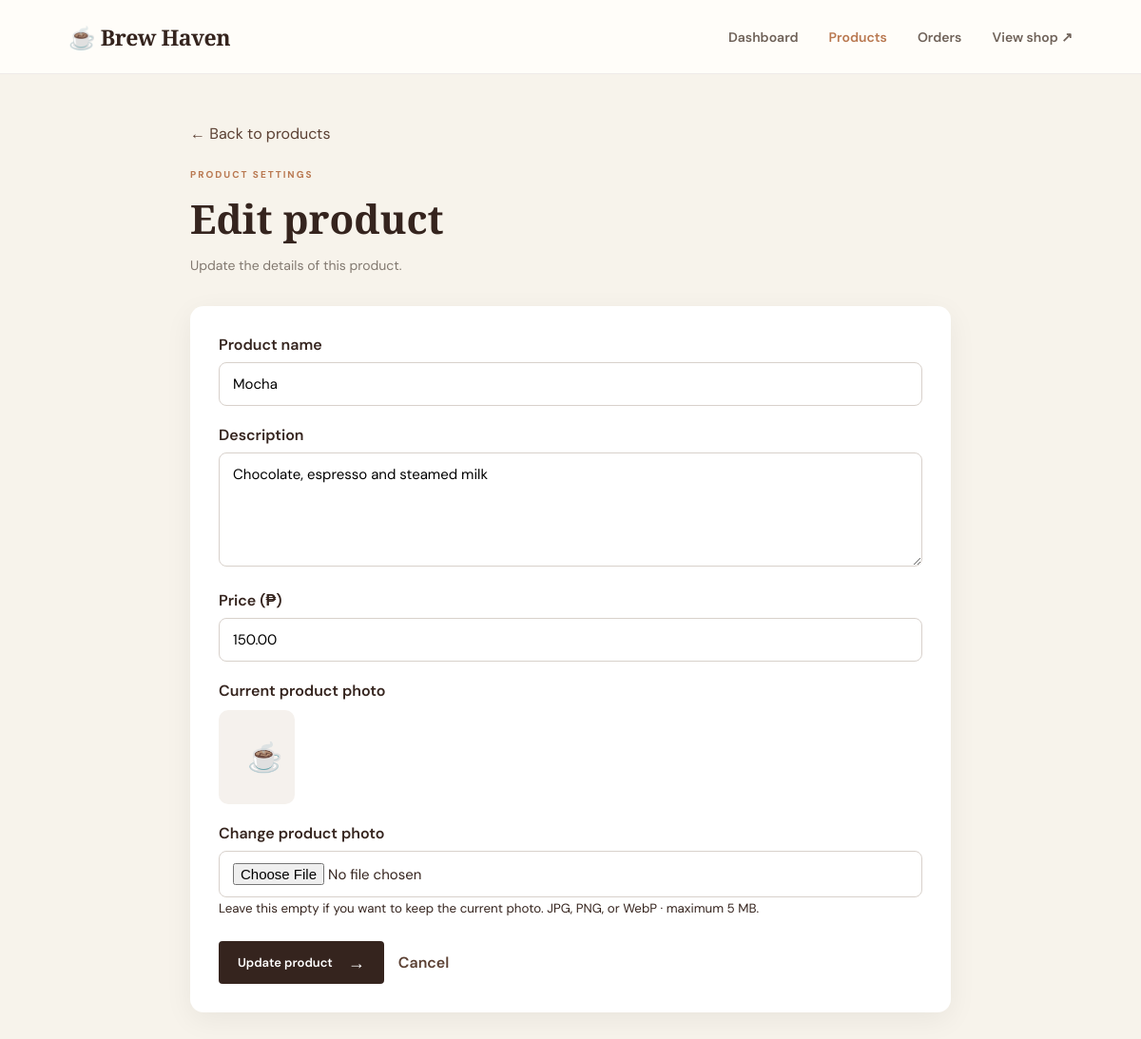
The app's page /edit_product.php?id=5 with its own data.
### tables this page shows
CREATE TABLE `products` (
  `id` int(11) NOT NULL,
  `name` varchar(100) NOT NULL,
  `description` text DEFAULT NULL,
  `price` decimal(10,2) NOT NULL,
  `image` varchar(255) DEFAULT NULL,
  `created_at` timestamp NOT NULL DEFAULT current_timestamp()
);

### edit_product.php (the view, shortened to what this page needs)
<?php
require_once __DIR__ . "/database.php";
$id =
    isset($_GET['id'])
    ? (int)$_GET['id']
    : 0;
$stmt = $pdo->prepare(
    'SELECT *
     FROM products
     WHERE id = ?'
);
$stmt->execute([$id]);
$product =
    $stmt->fetch();
?>
<!DOCTYPE html>
<html lang="en">
<head>
    <link
        rel="stylesheet"
        href="style.css"
    >
</head>
<body>
<nav class="navbar">
    <a
        class="logo"
        href="index.php"
    >
        ☕ Brew Haven
    </a>
    <div class="nav-links">
        <a href="admin_index.php">
            Dashboard
        </a>
        <a
            class="active"
            href="products.php"
        >
            Products
        </a>
        <a href="orders.php">
            Orders
        </a>
        <a href="menu.php">
            View shop ↗
        </a>
    </div>
</nav>
<main class="container admin-layout">
    <div class="edit-product-page">
        <a
            class="back-link"
            href="products.php"
        >
            ← Back to products
        </a>
        <div class="section-heading">
            <div>
                <span class="eyebrow">
                    PRODUCT SETTINGS
                </span>
                <h1>
                    Edit product
                </h1>
                <p>
                    Update the details of this product.
                </p>
            </div>
        </div>
        <form
            class="edit-form"
            action="update_product.php"
            method="POST"
            enctype="multipart/form-data"
        >
            <div class="form-group">
                <label for="name">
                    Product name
                </label>
                <input
                    id="name"
                    type="text"
                    name="name"
                    value="<?= htmlspecialchars(
                        $product['name']
                    ) ?>"
                    required
                >
            </div>
            <div class="form-group">
                <label for="description">
                    Description
                </label>
                <textarea
                    id="description"
                    name="description"
                    required
                ><?= htmlspecialchars(
                    $product['description']
                ) ?></textarea>
            </div>
            <div class="form-group">
                <label for="price">
                    Price (₱)
                </label>
                <input
                    id="price"
                    type="number"
                    name="price"
                    min="0"
                    step="0.01"
                    value="<?= htmlspecialchars(
                        $product['price']
                    ) ?>"
                    required
                >
            </div>
            <div class="form-group">
                <label>
                    Current product photo
                </label>
                <?php
                $imageFile =
                    __DIR__ . '/' . $product['image'];
                ?>
                <?php if (
                    !empty($product['image'])
                    && is_file($imageFile)
                ): ?>
                    <img
                        class="current-image"
                        src="<?= htmlspecialchars(
                            $product['image']
                        ) ?>"
                        alt="<?= htmlspecialchars(
                            $product['name']
                        ) ?>"
                    >
                <?php else: ?>
                    <div class="no-image">
                        ☕
                    </div>
                <?php endif; ?>
            </div>
            <div class="form-group">
                <label for="image">
                    Change product photo
                </label>
                <input
                    id="image"
                    type="file"
                    name="image"
                    accept="image/jpeg,image/png,image/webp"
                >
                <small>
                    Leave this empty if you want to keep the current photo.
                    JPG, PNG, or WebP · maximum 5 MB.
                </small>
            </div>
            <div class="form-actions">
                <button
                    type="submit"
                    class="btn"
                >
                    Update product
                    <span>
                        →
                    </span>
                </button>
                <a
                    class="cancel-btn"
                    href="products.php"
                >
                    Cancel
                </a>
            </div>
        </form>
    </div>
</main>
</body>
</html>

### style.css (style rules this page uses)
:root { --coffee:#35241e;--coffee-2:#604337;--cream:#f7f3eb;--paper:#fffdf9;--clay:#b97850;--gold:#dfb879;--muted:#827970;--line:#e9e1d6;--green:#596850 }
* { box-sizing:border-box }
html { scroll-behavior:smooth }
body { margin:0;background:var(--cream);color:var(--coffee);font-family:'DM Sans',Arial,sans-serif }
a { color:inherit }
.navbar { min-height:78px;padding:0 max(6vw,24px);background:var(--paper);display:flex;justify-content:space-between;align-items:center;border-bottom:1px solid rgba(53,36,30,.08);position:relative;z-index:2 }
.logo { text-decoration:none;font-family:'Playfair Display',Georgia,serif;font-size:23px;font-weight:700;letter-spacing:-.5px }
.nav-links { display:flex;align-items:center;gap:32px }
.nav-links a { text-decoration:none;color:#6f6259;font-size:14px;font-weight:600;transition:color .2s }
.nav-links a:hover,.nav-links a.active { color:var(--clay) }
.eyebrow { font-size:10px;letter-spacing:2px;font-weight:700;color:var(--clay) }
.btn { border:0;border-radius:4px;background:var(--coffee);color:white;padding:14px 20px;display:inline-flex;align-items:center;justify-content:center;gap:16px;text-decoration:none;font:600 13px 'DM Sans',sans-serif;cursor:pointer;transition:background .2s,transform .2s }
.btn span { font-size:18px;line-height:10px }
.container { width:min(1120px,88%);margin:0 auto }
.menu-intro p,.section-heading p { color:var(--muted);font-size:14px;line-height:1.8 }
.admin-layout { padding-top:52px;padding-bottom:90px }
.section-heading { display:flex;align-items:flex-end;justify-content:space-between;gap:25px;margin-bottom:30px }
.section-heading h1 { font:600 42px 'Playfair Display',Georgia,serif;margin:9px 0 }
.section-heading p { margin:0 }

### edit_product.php (style rules this page uses)
.edit-product-page { max-width: 800px; margin: 0 auto; }
.edit-form { background: #fff; padding: 30px; border-radius: 14px; box-shadow: 0 8px 30px rgba(0,0,0,.06); }
.form-group { margin-bottom: 20px; }
.form-group label { display: block; margin-bottom: 8px; font-weight: 600; }
.form-group input, .form-group textarea { width: 100%; box-sizing: border-box; padding: 12px 14px; border: 1px solid #d8d1cb; border-radius: 8px; font-family: inherit; font-size: 15px; }
.form-group textarea { resize: vertical; min-height: 120px; }
.no-image { margin-top: 10px; padding: 30px; width: 80px; text-align: center; background: #f5f1ed; border-radius: 10px; font-size: 30px; }
.form-actions { display: flex; align-items: center; gap: 15px; margin-top: 25px; }
.cancel-btn { text-decoration: none; color: #5b4033; font-weight: 600; }
.back-link { display: inline-block; margin-bottom: 20px; color: #5b4033; text-decoration: none; }

### records on screen
products: name "Mocha", description "Chocolate, espresso and steamed milk", price "150.00"
